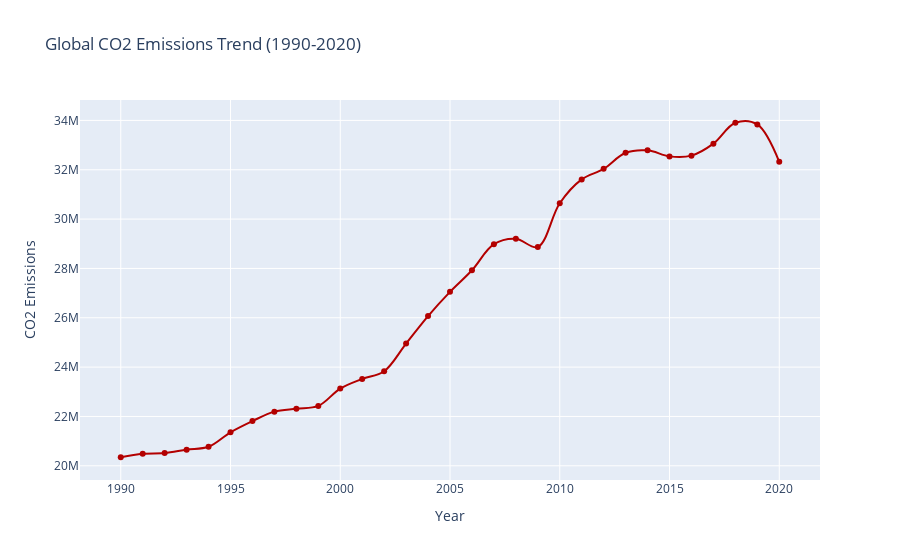

Notebook code for this chart:
### Markdown cell above
### Line Chart

### Code cell
# Import plotly for interactive visualizations
import plotly.express as px

# Create a line chart showing the global yearly CO2 emissions over time
fig = px.line(annual_global_emissions, 
              x="Year", 
              y="CO2 Emissions", 
              title="Global CO2 Emissions Trend (1990-2020)",
              labels={"Total CO2 Emissions": "Total CO2 Emissions (metric tons)",
                      "Year": "Year"},
              line_shape="spline",
              hover_data={"CO2 Emissions": ':.2s'})

# Customizing line color and adding markers
fig.update_traces(line=dict(color='#b30000', width=2), mode='lines+markers')

# Show line chart
fig.show()

### Figure 1 — Plotly figure (JSON) as saved in the notebook; plotly's stock layout.template omitted (floating-point values rounded to 4 significant figures)
{"data": [{"hovertemplate": "Year=%{x}<br>CO2 Emissions=%{y:.2s}<extra></extra>", "legendgroup": "", "line": {"color": "#b30000", "dash": "solid", "shape": "spline", "width": 2}, "marker": {"symbol": "circle"}, "mode": "lines+markers", "name": "", "orientation": "v", "showlegend": false, "type": "scatter", "x": [1990, 1991, 1992, 1993, 1994, 1995, 1996, 1997, 1998, 1999, 2000, 2001, 2002, 2003, 2004, 2005, 2006, 2007, 2008, 2009, 2010, 2011, 2012, 2013, 2014, 2015, 2016, 2017, 2018, 2019, 2020], "xaxis": "x", "y": [20350000.0, 20490000.0, 20520000.0, 20650000.0, 20770000.0, 21360000.0, 21810000.0, 22200000.0, 22320000.0, 22430000.0, 23130000.0, 23520000.0, 23830000.0, 24960000.0, 26070000.0, 27050000.0, 27930000.0, 28980000.0, 29200000.0, 28870000.0, 30640000.0, 31610000.0, 32040000.0, 32690000.0, 32790000.0, 32540000.0, 32570000.0, 33060000.0, 33910000.0, 33840000.0, 32320000.0], "yaxis": "y"}], "layout": {"legend": {"tracegroupgap": 0}, "title": {"text": "Global CO2 Emissions Trend (1990-2020)"}, "xaxis": {"anchor": "y", "domain": [0, 1], "title": {"text": "Year"}}, "yaxis": {"anchor": "x", "domain": [0, 1], "title": {"text": "CO2 Emissions"}}}}
